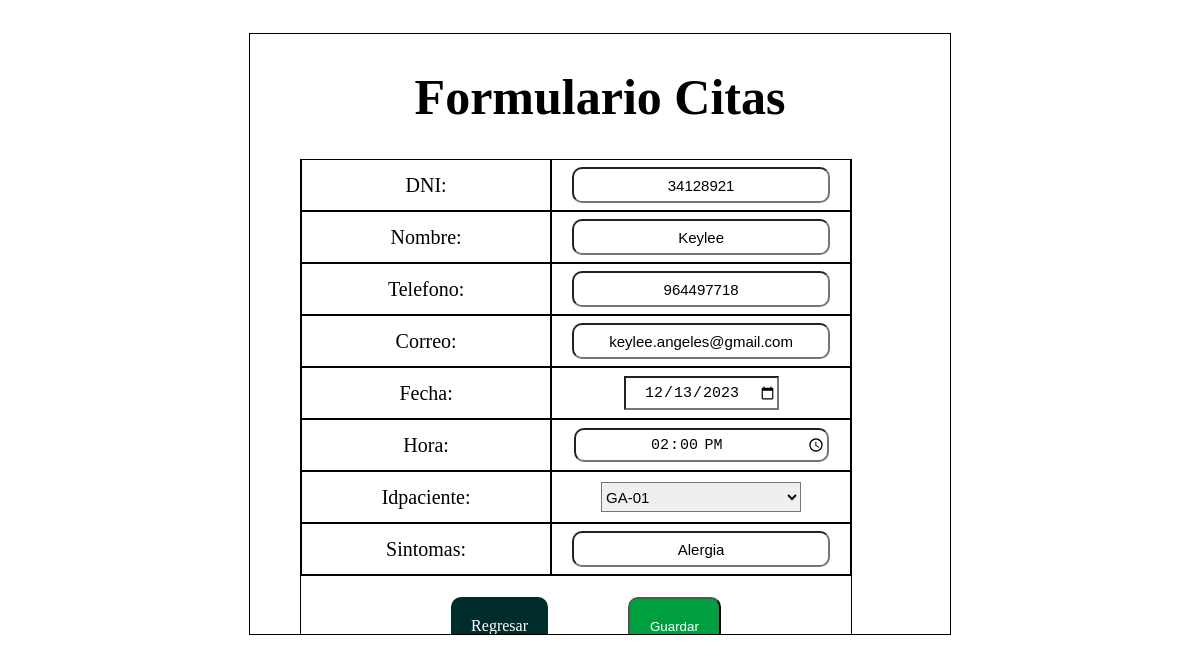
/crudDB/CitasActualizar.php?dni=34128921&idpaciente=GA-01, run on the app's committed database.
### tables this page shows
CREATE TABLE `cita` (
  `dni` varchar(8) NOT NULL,
  `nombre` varchar(45) NOT NULL,
  `telefono` varchar(9) NOT NULL,
  `correo` varchar(45) DEFAULT NULL,
  `fecha` date NOT NULL,
  `hora` varchar(5) NOT NULL,
  `idpaciente` varchar(45) NOT NULL,
  `sintomas` varchar(45) NOT NULL,
  PRIMARY KEY (`dni`,`idpaciente`),
  KEY `idx_cita` (`idpaciente`),
  CONSTRAINT `fk_cita_dueño` FOREIGN KEY (`dni`) REFERENCES `dueño` (`dni`) ON DELETE CASCADE ON UPDATE CASCADE,
  CONSTRAINT `fk_cita_paciente` FOREIGN KEY (`idpaciente`) REFERENCES `paciente` (`idpaciente`) ON DELETE CASCADE ON UPDATE CASCADE
);

### crudDB/CitasActualizar.php (the view, shortened to what this page needs)
<!DOCTYPE html>
<html lang="en">
    <head>
    </head>
    <body>
        <?php
        if(isset($_POST["Agregar"])){
            require("Conexion.php");
            echo '<script>';
            echo 'alert("Datos Actualizados")';
            echo '</script>';
            $dni=$_POST["dni"];
            $nombre=$_POST["nombre"];
            $telefono=$_POST["telefono"];
            $correo=$_POST["correo"];
            $fecha=$_POST["fecha"];
            $fecha_formato = date('Y-m-d', strtotime($fecha));
            $hora=$_POST["hora"];
            $idpaciente=$_POST["idpaciente"];
            $sintomas=$_POST["sintomas"];
            $resultado=$conexion -> query("UPDATE cita set nombre='".$nombre."', telefono='".$telefono."', correo='".$correo."', fecha='".$fecha_formato."', hora='".$hora."', sintomas='".$sintomas."' where dni='".$dni."' and idpaciente='".$idpaciente."';");
            header("location: Citas.php");
        }else{
            include_once('Conexion.php');
            $consulta = $conexion -> query("SELECT * FROM cita WHERE dni='".$_REQUEST['dni']."' AND idpaciente='".$_REQUEST['idpaciente']."';");
            $dato = $consulta -> fetch_assoc();
            ?>
            <div id='formulario'>
                <h1>Formulario Citas</h1>
                <form action='CitasActualizar.php' method='POST'>
                    <div class='sub1'>
                        <div class='subsub1'>
                            <p>DNI: </p>
                        </div>
                        <div class='subsub2'>
                            <input type='text' name='dni' readonly placeholder='Ingrese un DNI' value="<?php if($dato['dni'] != ''){ echo $dato['dni']; }?>" required>
                        </div>
                    </div>
                    <div class='sub1'>
                        <div class='subsub1'>
                            <p>Nombre: </p>
                        </div>
                        <div class='subsub2'>
                            <input type='text' name='nombre' placeholder='Ingrese un nombre' value="<?php if($dato['nombre'] != ''){ echo $dato['nombre']; }?>" required>
                        </div>
                    </div>
                    <div class='sub1'>
                        <div class='subsub1'>
                            <p>Telefono: </p>
                        </div>
                        <div class='subsub2'>
                            <input type='text' name='telefono' placeholder='Ingrese una telefono' value="<?php if($dato['telefono'] != ''){ echo $dato['telefono']; }?>" required>
                        </div>
                    </div>
                    <div class='sub1'>
                        <div class='subsub1'>
                            <p>Correo: </p>
                        </div>
                        <div class='subsub2'>
                            <input type='text' name='correo' placeholder='Ingrese una correo' value="<?php if($dato['correo'] != ''){ echo $dato['correo']; }?>">
                        </div>
                    </div>
                    <div class='sub1'>
                        <div class='subsub1'>
                            <p>Fecha: </p>
                        </div>
                        <div class='subsub2'>
                            <input type='date' name='fecha' value="<?php if($dato['fecha'] != ''){ echo $dato['fecha']; }?>" required>
                        </div>
                    </div>
                    <div class='sub1'>
                        <div class='subsub1'>
                            <p>Hora: </p>
                        </div>
                        <div class='subsub2'>
                            <input type='time' name='hora' value="<?php if($dato['hora'] != ''){ echo $dato['hora']; }?>" required>
                        </div>
                    </div>
                    <div class='sub1'>
                        <div class='subsub1'>
                            <p>Idpaciente: </p>
                        </div>
                        <div class='subsub2'>
                            <select name='idpaciente' required>
                                <?php
                                require_once('Conexion.php');
                                $consulta = $conexion -> query("SELECT idpaciente FROM paciente;");
                                while ($respuesta = $consulta -> fetch_assoc()){
                                    if($respuesta['idpaciente'] != $dato['idpaciente']){
                                        echo "<option value='".$respuesta['idpaciente']."' disabled>".$respuesta['idpaciente']."</option>";
                                    }else{
                                        echo "<option value='".$respuesta['idpaciente']."' selected>".$respuesta['idpaciente']."</option>";
                                    }
                                }
                                ?>
                            </select>
                        </div>
                    </div>
                    <div class='sub1'>
                        <div class='subsub1'>
                            <p>Sintomas: </p>
                        </div>
                        <div class='subsub2'>
                            <input type='text' name='sintomas' placeholder='Ingrese los sintomas' value="<?php if($dato['sintomas'] != ''){ echo $dato['sintomas']; }?>" required>
                        </div>
                    </div>
                    <div class='sub2'>
                        <a href='Citas.php'>Regresar</a>
                        <input type="submit" name="Agregar" value="Guardar">
                    </div>
                </form>
            </div>
            <?php
        }
        ?>
    </body>
</html>

### crudDB/CitasActualizar.php (style rules this page uses)
body { display: flex; align-items: center; justify-content: center; }
div { border: 1px solid black; }
#formulario { width: 700px; height: 600px; margin: 25px; justify-content: center; align-items: center; overflow: auto; }
#formulario h1 { font-size: 50px; text-align: center; }
#formulario form { width: 600px; height: 500px; margin-left: 50px; justify-content: center; align-items: center; }
#formulario form .sub1 { width: 550px; height: 50px; justify-content: center; align-items: center; display: flex; }
#formulario form .subsub1 { width: 250px; height: 50px; justify-content: center; align-items: center; display: flex; }
#formulario form .subsub1 p { font-size: 20px; }
#formulario form .subsub2 { width: 300px; height: 50px; justify-content: center; align-items: center; display:flex; }
#formulario form .subsub2 input { width: 250px; height: 30px; font-size: 15px; border-radius: 10px; text-align: center; }
#formulario form .subsub2 select { width: 200px; height: 30px; font-size: 15px; border-radius: 0px; }
#formulario form .subsub2 input[type='date'] { width: 150px; height: 30px; font-size: 15px; border-radius: 0px; }
#formulario form .sub2 { width: 550px; height: 100px; justify-content: center; align-items: center; display:flex; }
#formulario form .sub2 a { background-color: #002d2b; color: white; padding: 20px; border-radius: 10px; margin-top: 30px; margin-left: 50px; margin-right: 30px; margin-bottom: 30px; text-decoration: none; }
#formulario form .sub2 input { background-color: #00a041; color: white; padding: 20px; border-radius: 10px; margin-top: 30px; margin-left: 50px; margin-right: 30px; margin-bottom: 30px; }

### data on the page
cita: dni "34128921", nombre "Keylee", telefono "964497718", correo "keylee.angeles@gmail.com", fecha "12/13/2023", hora "14:00", sintomas "Alergia"

### other printed values
form field idpaciente "GA-01"
